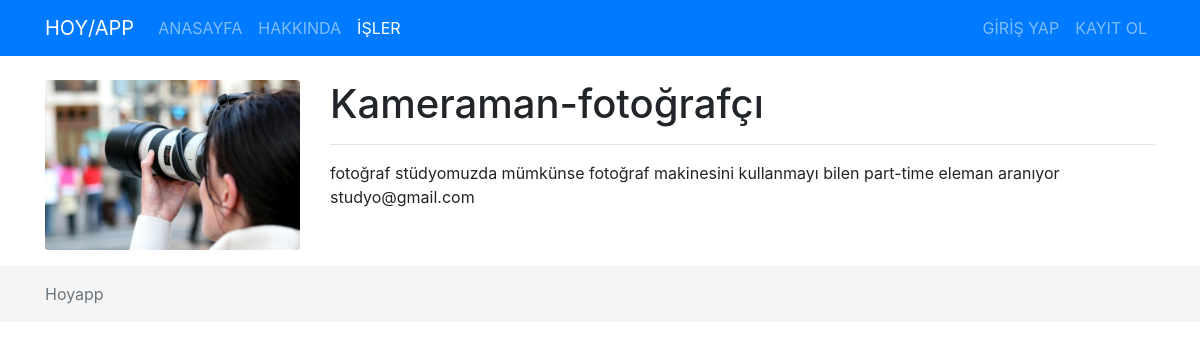
The page /movies/7 on the database its author committed.
### movies/models.py (models this page shows, shortened)
class Movie(models.Model):
    name = models.CharField(max_length=100, verbose_name='İş Adı')
    description = models.TextField(verbose_name='İşin Açıklaması')
    image = models.CharField(max_length=50, verbose_name='İş Resmi')
    created_date = models.DateTimeField(auto_now_add=True, verbose_name='Eklenme Tarihi')
    isPublished = models.BooleanField(default= True)
    def get_image_path(self):
        return '/img/'+ self.image

### movies/views.py (the view)
# urls.py: path('<int:movie_id>', views.detail, name= 'detail'),
def detail(request, movie_id):
    movie = get_object_or_404(Movie, pk = movie_id)
    context = {
        'movie': movie
    }
    return render(request, 'movies/detail.html', context)

### templates/movies/detail.html
{% extends 'layout.html' %}
{% load static %}
{% block content %}
    <div class="row">
        <div class="col-md-3">
            <img class="card-img" src="{% static movie.get_image_path %}" alt="">
        </div>
        <div class="col-md-9">
            <h1>{{ movie.name }}</h1>
            <hr>
            <p>
                {{ movie.description }}
            </p>
        </div>
    </div>
{% endblock %}

### rows shown on the page
Movie: image (picture), name "Kameraman-fotoğrafçı", description "fotoğraf stüdyomuzda mümkünse fotoğraf makinesini kullanmayı bilen part-time eleman aranıyor studyo@gmail.com"
